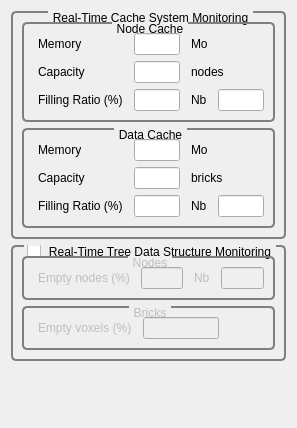
<?xml version="1.0" encoding="UTF-8"?>
<ui version="4.0">
 <class>GvvQCacheUsageWidget</class>
 <widget class="QWidget" name="GvvQCacheUsageWidget">
  <property name="geometry">
   <rect>
    <x>0</x>
    <y>0</y>
    <width>297</width>
    <height>428</height>
   </rect>
  </property>
  <property name="windowTitle">
   <string>Form</string>
  </property>
  <property name="styleSheet">
   <string notr="true">QGroupBox
{
     background-color: qlineargradient(x1: 0, y1: 0, x2: 0, y2: 1,
                                       stop: 0 #E0E0E0, stop: 1 #FFFFFF);
     border: 2px solid gray;
     border-radius: 5px;
     margin-top: 1ex; /* leave space at the top for the title */
 }

 QGroupBox::title
{
	 subcontrol-origin: margin;
     subcontrol-position: top center; /* position at the top center */
     padding: 0 3px;
     /*background-color: qlineargradient(x1: 0, y1: 0, x2: 0, y2: 1,
                                       stop: 0 #DDDDDD, stop: 1 #FFFFFF);*/
     border-radius: 3px;
 }

QLabel
{
	border-radius: 4px;
	padding: 2px;
 }
</string>
  </property>
  <layout class="QVBoxLayout" name="verticalLayout_3">
   <item>
    <widget class="QGroupBox" name="_cacheUsageGroupBox">
     <property name="title">
      <string>Real-Time Cache System Monitoring</string>
     </property>
     <layout class="QVBoxLayout" name="verticalLayout_2">
      <item>
       <widget class="QGroupBox" name="_nodeCacheGroupBox">
        <property name="title">
         <string>Node Cache</string>
        </property>
        <layout class="QGridLayout" name="gridLayout">
         <item row="0" column="0">
          <widget class="QLabel" name="label_9">
           <property name="text">
            <string>Memory</string>
           </property>
          </widget>
         </item>
         <item row="0" column="1">
          <widget class="QLineEdit" name="_nodeCacheMemoryLineEdit">
           <property name="layoutDirection">
            <enum>Qt::LeftToRight</enum>
           </property>
           <property name="text">
            <string/>
           </property>
           <property name="alignment">
            <set>Qt::AlignRight|Qt::AlignTrailing|Qt::AlignVCenter</set>
           </property>
           <property name="readOnly">
            <bool>true</bool>
           </property>
          </widget>
         </item>
         <item row="0" column="2" colspan="2">
          <widget class="QLabel" name="label_12">
           <property name="text">
            <string>Mo</string>
           </property>
          </widget>
         </item>
         <item row="0" column="4">
          <spacer name="horizontalSpacer_2">
           <property name="orientation">
            <enum>Qt::Horizontal</enum>
           </property>
           <property name="sizeHint" stdset="0">
            <size>
             <width>35</width>
             <height>20</height>
            </size>
           </property>
          </spacer>
         </item>
         <item row="1" column="0">
          <widget class="QLabel" name="label_5">
           <property name="text">
            <string>Capacity</string>
           </property>
          </widget>
         </item>
         <item row="1" column="1">
          <widget class="QLineEdit" name="_nodeCacheCapacityLineEdit">
           <property name="text">
            <string/>
           </property>
           <property name="alignment">
            <set>Qt::AlignRight|Qt::AlignTrailing|Qt::AlignVCenter</set>
           </property>
           <property name="readOnly">
            <bool>true</bool>
           </property>
          </widget>
         </item>
         <item row="1" column="2" colspan="2">
          <widget class="QLabel" name="label_11">
           <property name="text">
            <string>nodes</string>
           </property>
          </widget>
         </item>
         <item row="1" column="4">
          <spacer name="horizontalSpacer">
           <property name="orientation">
            <enum>Qt::Horizontal</enum>
           </property>
           <property name="sizeHint" stdset="0">
            <size>
             <width>44</width>
             <height>20</height>
            </size>
           </property>
          </spacer>
         </item>
         <item row="2" column="0">
          <widget class="QLabel" name="label_3">
           <property name="text">
            <string>Filling Ratio (%)</string>
           </property>
          </widget>
         </item>
         <item row="2" column="1">
          <widget class="QLineEdit" name="_nodeCacheFillingRatioLineEdit">
           <property name="text">
            <string/>
           </property>
           <property name="alignment">
            <set>Qt::AlignRight|Qt::AlignTrailing|Qt::AlignVCenter</set>
           </property>
          </widget>
         </item>
         <item row="2" column="2">
          <widget class="QLabel" name="label">
           <property name="text">
            <string>Nb</string>
           </property>
          </widget>
         </item>
         <item row="2" column="3" colspan="2">
          <widget class="QLineEdit" name="_nodeCacheNbElementsLineEdit">
           <property name="text">
            <string/>
           </property>
           <property name="alignment">
            <set>Qt::AlignRight|Qt::AlignTrailing|Qt::AlignVCenter</set>
           </property>
           <property name="readOnly">
            <bool>true</bool>
           </property>
          </widget>
         </item>
        </layout>
       </widget>
      </item>
      <item>
       <widget class="QGroupBox" name="_dataCacheGroupBox">
        <property name="title">
         <string>Data Cache</string>
        </property>
        <layout class="QGridLayout" name="gridLayout_3">
         <item row="0" column="0">
          <widget class="QLabel" name="label_15">
           <property name="text">
            <string>Memory</string>
           </property>
          </widget>
         </item>
         <item row="0" column="1">
          <widget class="QLineEdit" name="_dataCacheMemoryLineEdit">
           <property name="layoutDirection">
            <enum>Qt::LeftToRight</enum>
           </property>
           <property name="text">
            <string/>
           </property>
           <property name="alignment">
            <set>Qt::AlignRight|Qt::AlignTrailing|Qt::AlignVCenter</set>
           </property>
           <property name="readOnly">
            <bool>true</bool>
           </property>
          </widget>
         </item>
         <item row="0" column="2" colspan="2">
          <widget class="QLabel" name="label_13">
           <property name="text">
            <string>Mo</string>
           </property>
          </widget>
         </item>
         <item row="0" column="4">
          <spacer name="horizontalSpacer_5">
           <property name="orientation">
            <enum>Qt::Horizontal</enum>
           </property>
           <property name="sizeHint" stdset="0">
            <size>
             <width>37</width>
             <height>20</height>
            </size>
           </property>
          </spacer>
         </item>
         <item row="1" column="0">
          <widget class="QLabel" name="label_6">
           <property name="text">
            <string>Capacity</string>
           </property>
          </widget>
         </item>
         <item row="1" column="1">
          <widget class="QLineEdit" name="_dataCacheCapacityLineEdit">
           <property name="text">
            <string/>
           </property>
           <property name="alignment">
            <set>Qt::AlignRight|Qt::AlignTrailing|Qt::AlignVCenter</set>
           </property>
           <property name="readOnly">
            <bool>true</bool>
           </property>
          </widget>
         </item>
         <item row="1" column="2" colspan="2">
          <widget class="QLabel" name="label_7">
           <property name="text">
            <string>bricks</string>
           </property>
          </widget>
         </item>
         <item row="1" column="4">
          <spacer name="horizontalSpacer_3">
           <property name="orientation">
            <enum>Qt::Horizontal</enum>
           </property>
           <property name="sizeHint" stdset="0">
            <size>
             <width>89</width>
             <height>20</height>
            </size>
           </property>
          </spacer>
         </item>
         <item row="2" column="0">
          <widget class="QLabel" name="label_4">
           <property name="text">
            <string>Filling Ratio (%)</string>
           </property>
          </widget>
         </item>
         <item row="2" column="1">
          <widget class="QLineEdit" name="_dataCacheFillingRatioLineEdit">
           <property name="text">
            <string/>
           </property>
           <property name="alignment">
            <set>Qt::AlignRight|Qt::AlignTrailing|Qt::AlignVCenter</set>
           </property>
          </widget>
         </item>
         <item row="2" column="2">
          <widget class="QLabel" name="label_2">
           <property name="text">
            <string>Nb</string>
           </property>
          </widget>
         </item>
         <item row="2" column="3" colspan="2">
          <widget class="QLineEdit" name="_dataCacheNbElementsLineEdit">
           <property name="text">
            <string/>
           </property>
           <property name="alignment">
            <set>Qt::AlignRight|Qt::AlignTrailing|Qt::AlignVCenter</set>
           </property>
           <property name="readOnly">
            <bool>true</bool>
           </property>
          </widget>
         </item>
        </layout>
       </widget>
      </item>
     </layout>
    </widget>
   </item>
   <item>
    <widget class="QGroupBox" name="_treeMonitoringGroupBox">
     <property name="title">
      <string>Real-Time Tree Data Structure Monitoring</string>
     </property>
     <property name="checkable">
      <bool>true</bool>
     </property>
     <property name="checked">
      <bool>false</bool>
     </property>
     <layout class="QVBoxLayout" name="verticalLayout">
      <item>
       <widget class="QGroupBox" name="_treeNodeGroupBox">
        <property name="title">
         <string>Nodes</string>
        </property>
        <layout class="QGridLayout" name="gridLayout_2">
         <item row="0" column="0">
          <widget class="QLabel" name="label_8">
           <property name="text">
            <string>Empty nodes (%)</string>
           </property>
          </widget>
         </item>
         <item row="0" column="1">
          <widget class="QLineEdit" name="_treeEmptyNodeRatioLineEdit">
           <property name="text">
            <string/>
           </property>
           <property name="alignment">
            <set>Qt::AlignRight|Qt::AlignTrailing|Qt::AlignVCenter</set>
           </property>
          </widget>
         </item>
         <item row="0" column="2">
          <widget class="QLabel" name="label_10">
           <property name="text">
            <string>Nb</string>
           </property>
          </widget>
         </item>
         <item row="0" column="3">
          <widget class="QLineEdit" name="_treeNbEmptyNodeLineEdit">
           <property name="alignment">
            <set>Qt::AlignRight|Qt::AlignTrailing|Qt::AlignVCenter</set>
           </property>
           <property name="readOnly">
            <bool>true</bool>
           </property>
          </widget>
         </item>
        </layout>
       </widget>
      </item>
      <item>
       <widget class="QGroupBox" name="_treeBrickGroupBox">
        <property name="title">
         <string>Bricks</string>
        </property>
        <layout class="QGridLayout" name="gridLayout_4">
         <item row="0" column="0">
          <widget class="QLabel" name="label_14">
           <property name="text">
            <string>Empty voxels (%)</string>
           </property>
          </widget>
         </item>
         <item row="0" column="1">
          <widget class="QLineEdit" name="_treeBrickSparsenessRatioLineEdit">
           <property name="text">
            <string/>
           </property>
           <property name="alignment">
            <set>Qt::AlignRight|Qt::AlignTrailing|Qt::AlignVCenter</set>
           </property>
          </widget>
         </item>
         <item row="0" column="2">
          <spacer name="horizontalSpacer_4">
           <property name="orientation">
            <enum>Qt::Horizontal</enum>
           </property>
           <property name="sizeHint" stdset="0">
            <size>
             <width>76</width>
             <height>20</height>
            </size>
           </property>
          </spacer>
         </item>
        </layout>
       </widget>
      </item>
     </layout>
    </widget>
   </item>
   <item>
    <spacer name="verticalSpacer">
     <property name="orientation">
      <enum>Qt::Vertical</enum>
     </property>
     <property name="sizeHint" stdset="0">
      <size>
       <width>20</width>
       <height>43</height>
      </size>
     </property>
    </spacer>
   </item>
  </layout>
 </widget>
 <resources/>
 <connections/>
</ui>
